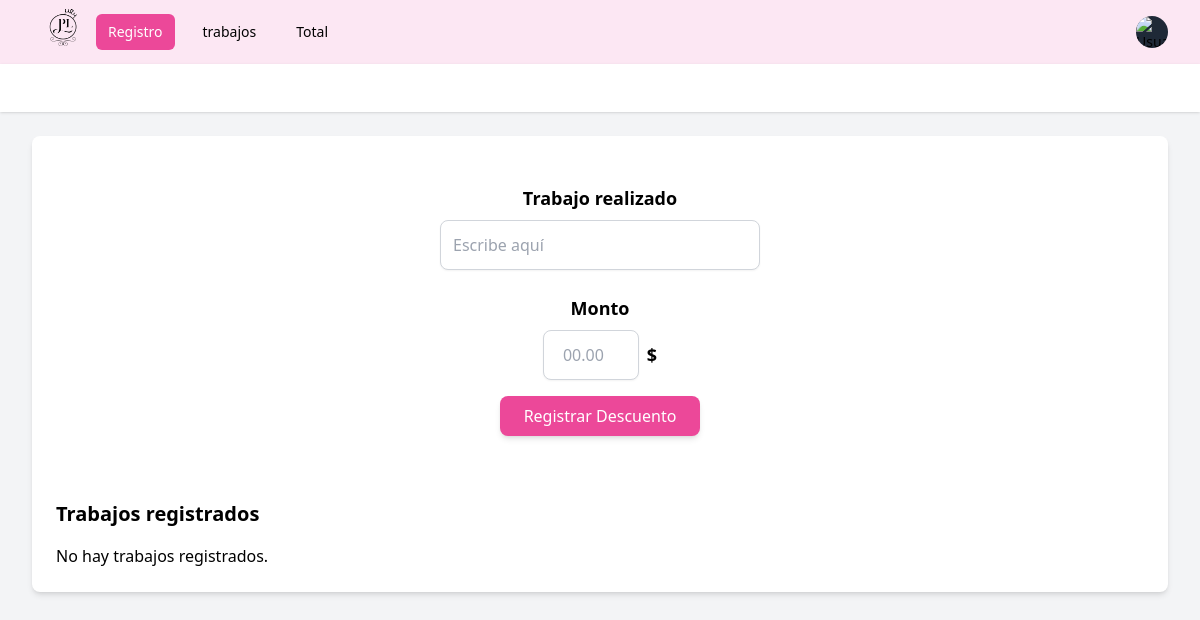
The app's page /home/ (signed in), older data.
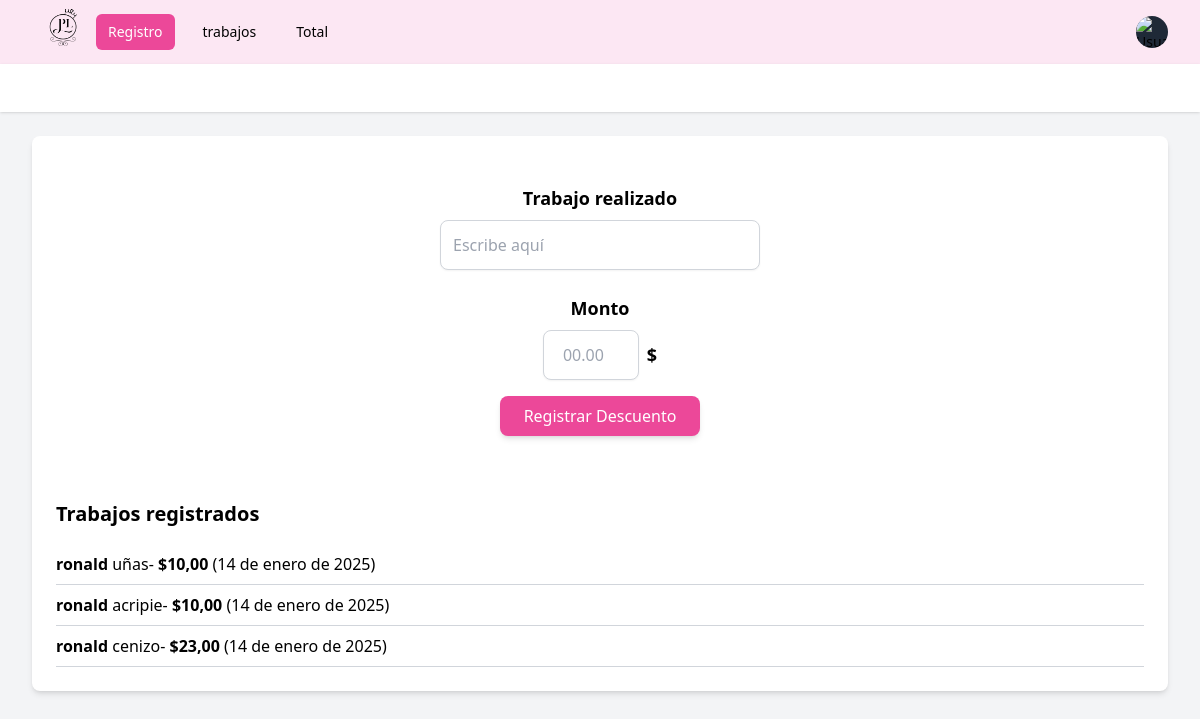
The same page, newer data.
### users/models.py (models this page shows, shortened)
class Trabajo(models.Model):
    usuario= models.ForeignKey(User, on_delete=models.CASCADE) #relacion con el usario
    trabajo=models.CharField(max_length=255)#campo de trabajo
    monto=models.DecimalField(max_digits=10, decimal_places=2)
    fecha_registro= models.DateField(auto_now_add=True)

### users/views.py (the view)
# urls.py: 2. Add a URL to urlpatterns:  path('', views.home, name='home')
@login_required
def home(request):
    if request.method == 'POST':
        form = TrabajoForm(request.POST)
        if form.is_valid():
            trabajo = form.save(commit=False)
            trabajo.usuario = request.user  # Asociar el trabajo con el usuario actual
            trabajo.save()
            messages.success(request, 'Trabajo registrado exitosamente.')
            return redirect('home')  # Redirigir a la misma página después de guardar
        else:
            messages.error(request, 'Hubo un error al registrar el trabajo.')
    else:
        form = TrabajoForm()
        trabajos = Trabajo.objects.filter(usuario=request.user).order_by('-fecha_registro')#esto solo en caso de filtrar
    return render(request, 'home.html', {'form': form, 'trabajos': trabajos})

### users/forms.py
class TrabajoForm(forms.ModelForm):
    class Meta:
            model=Trabajo
            fields=['trabajo','monto']
            widgets = {
                'trabajo': forms.TextInput(attrs={
                    'class': 'w-full max-w-xs rounded-lg border border-gray-300 p-3 shadow-sm mb-6',
                    'placeholder': 'Escribe aquí',
                }),
                'monto': forms.TextInput(attrs={
                    'class': 'w-24 ml-6 rounded-lg border border-gray-300 p-3 shadow-sm text-center',
                    'placeholder': '00.00',
                }),
            }
            labels = {
            'trabajo': 'Trabajo realizado',
            'monto': 'Monto',
            }

### theme/templates/home.html (shortened to what this page needs)
{% extends 'base.html' %}
{% block content %}
<div class="mx-auto max-w-7xl px-4 py-6 sm:px-6 lg:px-8">
    <div class="bg-white p-6 rounded-lg shadow-md">
        <form method="post" class="flex flex-col items-center py-6">
            <label for="trabajo" class="text-lg font-semibold mb-2 text-center">Trabajo realizado</label>
            <input type="text" name="trabajo" id="trabajo" placeholder="Escribe aquí"
                   class="w-full max-w-xs rounded-lg border border-gray-300 p-3 shadow-sm mb-6" required>
            <label for="monto" class="text-lg font-semibold mb-2 text-center">Monto</label>
            <div class="flex items-center space-x-2 justify-center">
                <input type="number" step="0.01" name="monto" id="monto" placeholder="00.00"
                       class="w-24 rounded-lg border border-gray-300 p-3 shadow-sm text-center" required>
                <span class="text-lg font-bold">$</span>
            </div>
            <button type="submit" class="mt-4 px-6 py-2 bg-pink-500 text-white rounded-lg shadow-md hover:bg-pink-600">
                Registrar Descuento
            </button>
        </form>
        <div class="mt-10">
            <h2 class="text-xl font-bold mb-4">Trabajos registrados</h2>
            <ul>
                {% for trabajo in trabajos %}
                    <li class="border-b border-gray-300 py-2">
                        <strong>{{ trabajo.usuario }}</strong> {{ trabajo.trabajo }}-<strong> ${{ trabajo.monto }}</strong> ({{ trabajo.fecha_registro }})
                    </li>
                {% empty %}
                    <p>No hay trabajos registrados.</p>
                {% endfor %}
            </ul>
        </div>
    </div>
</div>
{% endblock %}

Row changes from the older to the newer data that the page shows:
added Trabajo: usuario "ronald", trabajo "uñas", monto "10,00", fecha_registro "14 de enero de 2025"
added Trabajo: usuario "ronald", trabajo "acripie", monto "10,00", fecha_registro "14 de enero de 2025"
added Trabajo: usuario "ronald", trabajo "cenizo", monto "23,00", fecha_registro "14 de enero de 2025"
Text that changed along with them:
text no longer shown: "No hay trabajos registrados."
